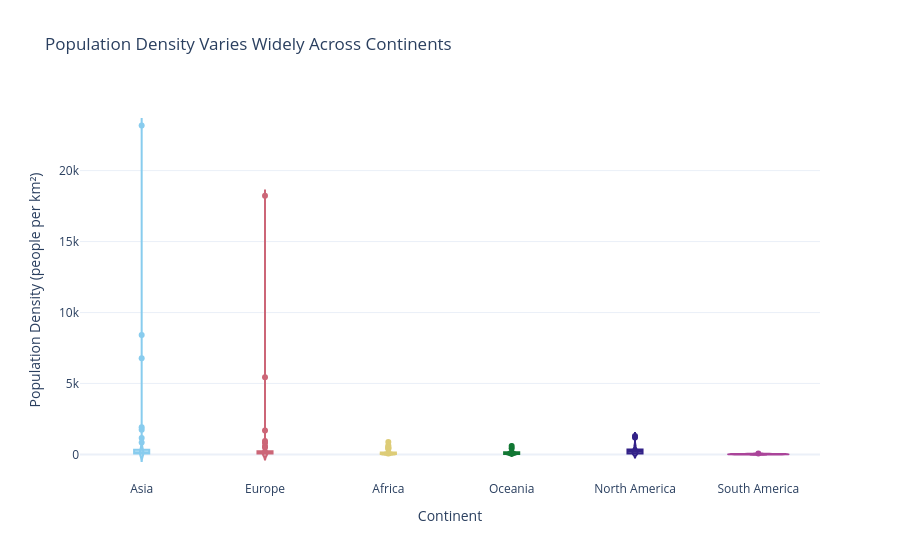

Notebook code for this chart:
### Markdown cell above
**Chart choice & justification:** *Which chart did you choose, and why? Justify design choices.

*YOUR ANSWER HERE*

I chose a violin plot because it shows the distribution and spread of population density across continents, rather than only comparing average values. The inner box plot highlights the median and quartiles, while the outlier points identify countries with unusually high population density.

### Code cell
# Q4
# YOUR CODE HERE

fig = px.violin(
    df,
    x='Continent',
    y='Density',
    color='Continent',
    box=True,
    points='outliers',
    title='Population Density Varies Widely Across Continents',
    color_discrete_sequence=px.colors.qualitative.Safe
)

fig.update_layout(
    template='plotly_white',
    xaxis_title='Continent',
    yaxis_title='Population Density (people per km²)',
    showlegend=False
)

fig.show()

### Figure 1 — Plotly figure (JSON) as saved in the notebook; plotly's stock layout.template omitted (floating-point values rounded to 4 significant figures)
{"data": [{"alignmentgroup": "True", "box": {"visible": true}, "hovertemplate": "Continent=%{x}<br>Density=%{y}<extra></extra>", "legendgroup": "Asia", "marker": {"color": "rgb(136, 204, 238)"}, "name": "Asia", "offsetgroup": "Asia", "orientation": "v", "points": "outliers", "scalegroup": "True", "showlegend": true, "type": "violin", "x": ["Asia", "Asia", "Asia", "Asia", "Asia", "Asia", "Asia", "Asia", "Asia", "Asia", "Asia", "Asia", "Asia", "Asia", "Asia", "Asia", "Asia", "Asia", "Asia", "Asia", "Asia", "Asia", "Asia", "Asia", "Asia", "Asia", "Asia", "Asia", "Asia", "Asia", "Asia", "Asia", "Asia", "Asia", "Asia", "Asia", "Asia", "Asia", "Asia", "Asia", "Asia", "Asia", "Asia", "Asia", "Asia", "Asia", "Asia", "Asia", "Asia", "Asia"], "x0": " ", "xaxis": "x", "y": [63.06, 93.48, 119.6, 1924.0, 1160.0, 20.38, 77.88, 92.62, 146.9, 53.72, 6783.0, 431.1, 144.7, 53.73, 101.5, 435.2, 328.0, 126.3, 7.119, 239.6, 33.16, 31.8, 525.2, 23170.0, 102.6, 1746.0, 2.173, 80.08, 207.6, 216.3, 14.79, 267.4, 844.1, 337.5, 232.6, 16.94, 8416.0, 517.1, 332.8, 119.5, 660.2, 69.55, 139.7, 90.18, 108.9, 13.18, 112.9, 77.4, 296.4, 63.82], "y0": " ", "yaxis": "y"}, {"alignmentgroup": "True", "box": {"visible": true}, "hovertemplate": "Continent=%{x}<br>Density=%{y}<extra></extra>", "legendgroup": "Europe", "marker": {"color": "rgb(204, 102, 119)"}, "name": "Europe", "offsetgroup": "Europe", "orientation": "v", "points": "outliers", "scalegroup": "True", "showlegend": true, "type": "violin", "x": ["Europe", "Europe", "Europe", "Europe", "Europe", "Europe", "Europe", "Europe", "Europe", "Europe", "Europe", "Europe", "Europe", "Europe", "Europe", "Europe", "Europe", "Europe", "Europe", "Europe", "Europe", "Europe", "Europe", "Europe", "Europe", "Europe", "Europe", "Europe", "Europe", "Europe", "Europe", "Europe", "Europe", "Europe", "Europe", "Europe", "Europe", "Europe", "Europe", "Europe", "Europe", "Europe", "Europe", "Europe", "Europe", "Europe", "Europe", "Europe", "Europe", "Europe"], "x0": " ", "xaxis": "x", "y": [98.87, 170.6, 106.6, 45.93, 381.8, 63.14, 61.17, 71.22, 135.3, 133.1, 136.5, 29.32, 38.11, 16.37, 117.1, 233.5, 5442.0, 78.68, 811.6, 107.1, 3.62, 71.48, 147.8, 195.9, 955.0, 28.67, 245.8, 42.11, 250.4, 1688.0, 96.7, 18230.0, 45.4, 419.7, 81.42, 16.78, 127.5, 111.5, 82.47, 8.464, 551.8, 81.73, 115.1, 104.6, 93.99, 23.43, 211.7, 65.79, 277.9, 510.0], "y0": " ", "yaxis": "y"}, {"alignmentgroup": "True", "box": {"visible": true}, "hovertemplate": "Continent=%{x}<br>Density=%{y}<extra></extra>", "legendgroup": "Africa", "marker": {"color": "rgb(221, 204, 119)"}, "name": "Africa", "offsetgroup": "Africa", "orientation": "v", "points": "outliers", "scalegroup": "True", "showlegend": true, "type": "violin", "x": ["Africa", "Africa", "Africa", "Africa", "Africa", "Africa", "Africa", "Africa", "Africa", "Africa", "Africa", "Africa", "Africa", "Africa", "Africa", "Africa", "Africa", "Africa", "Africa", "Africa", "Africa", "Africa", "Africa", "Africa", "Africa", "Africa", "Africa", "Africa", "Africa", "Africa", "Africa", "Africa", "Africa", "Africa", "Africa", "Africa", "Africa", "Africa", "Africa", "Africa", "Africa", "Africa", "Africa", "Africa", "Africa", "Africa", "Africa", "Africa", "Africa", "Africa", "Africa", "Africa", "Africa", "Africa", "Africa", "Africa", "Africa"], "x0": " ", "xaxis": "x", "y": [18.85, 28.55, 118.6, 4.519, 83.06, 463.1, 58.71, 147.1, 8.956, 13.8, 449.4, 48.31, 42.22, 110.7, 59.71, 31.33, 69.2, 111.7, 8.925, 253.2, 140.3, 56.37, 58.29, 87.33, 93.09, 75.96, 47.61, 3.872, 50.44, 172.2, 18.22, 4.595, 637.0, 871.9, 83.88, 41.13, 3.109, 20.69, 236.6, 17.46, 387.9, 523.1, 235.9, 88.03, 237.0, 120.0, 27.6, 49.05, 17.61, 24.85, 69.3, 155.8, 75.52, 195.6, 2.165, 26.6, 41.77], "y0": " ", "yaxis": "y"}, {"alignmentgroup": "True", "box": {"visible": true}, "hovertemplate": "Continent=%{x}<br>Density=%{y}<extra></extra>", "legendgroup": "Oceania", "marker": {"color": "rgb(17, 119, 51)"}, "name": "Oceania", "offsetgroup": "Oceania", "orientation": "v", "points": "outliers", "scalegroup": "True", "showlegend": true, "type": "violin", "x": ["Oceania", "Oceania", "Oceania", "Oceania", "Oceania", "Oceania", "Oceania", "Oceania", "Oceania", "Oceania", "Oceania", "Oceania", "Oceania", "Oceania", "Oceania", "Oceania", "Oceania", "Oceania", "Oceania", "Oceania", "Oceania", "Oceania", "Oceania"], "x0": " ", "xaxis": "x", "y": [222.5, 3.403, 72.08, 50.88, 73.5, 312.9, 161.8, 229.7, 162.6, 603.2, 15.61, 19.17, 7.439, 106.8, 39.34, 21.91, 78.25, 25.06, 155.9, 143.0, 435.1, 26.81, 81.49], "y0": " ", "yaxis": "y"}, {"alignmentgroup": "True", "box": {"visible": true}, "hovertemplate": "Continent=%{x}<br>Density=%{y}<extra></extra>", "legendgroup": "North America", "marker": {"color": "rgb(51, 34, 136)"}, "name": "North America", "offsetgroup": "North America", "orientation": "v", "points": "outliers", "scalegroup": "True", "showlegend": true, "type": "violin", "x": ["North America", "North America", "North America", "North America", "North America", "North America", "North America", "North America", "North America", "North America", "North America", "North America", "North America", "North America", "North America", "North America", "North America", "North America", "North America", "North America", "North America", "North America", "North America", "North America", "North America", "North America", "North America", "North America", "North America", "North America", "North America", "North America", "North America", "North America", "North America", "North America", "North America", "North America", "North America", "North America"], "x0": " ", "xaxis": "x", "y": [174.3, 212.1, 591.4, 29.4, 655.0, 17.65, 1189.0, 207.3, 3.851, 260.2, 101.4, 102.0, 430.5, 96.85, 230.7, 301.1, 0.0261, 364.6, 243.1, 163.9, 417.5, 92.74, 257.2, 325.8, 64.91, 43.04, 53.3, 58.46, 366.7, 522.2, 182.6, 292.0, 599.8, 24.22, 267.2, 1299.0, 298.4, 48.21, 36.09, 286.6], "y0": " ", "yaxis": "y"}, {"alignmentgroup": "True", "box": {"visible": true}, "hovertemplate": "Continent=%{x}<br>Density=%{y}<extra></extra>", "legendgroup": "South America", "marker": {"color": "rgb(170, 68, 153)"}, "name": "South America", "offsetgroup": "South America", "orientation": "v", "points": "outliers", "scalegroup": "True", "showlegend": true, "type": "violin", "x": ["South America", "South America", "South America", "South America", "South America", "South America", "South America", "South America", "South America", "South America", "South America", "South America", "South America", "South America"], "x0": " ", "xaxis": "x", "y": [16.37, 11.13, 25.28, 25.93, 45.43, 65.02, 0.3105, 3.646, 3.762, 16.67, 26.49, 3.773, 18.91, 30.88], "y0": " ", "yaxis": "y"}], "layout": {"legend": {"title": {"text": "Continent"}, "tracegroupgap": 0}, "showlegend": false, "title": {"text": "Population Density Varies Widely Across Continents"}, "violinmode": "overlay", "xaxis": {"anchor": "y", "categoryarray": ["Asia", "Europe", "Africa", "Oceania", "North America", "South America"], "categoryorder": "array", "domain": [0, 1], "title": {"text": "Continent"}}, "yaxis": {"anchor": "x", "domain": [0, 1], "title": {"text": "Population Density (people per km²)"}}}}
